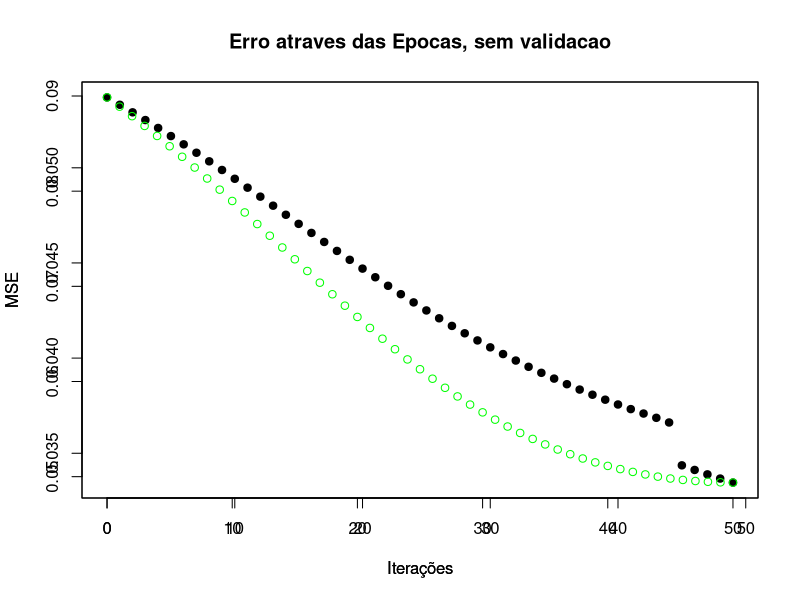

Source code (R):
dados = read.table("data-terr-v.txt",sep=" ",header=TRUE)
dados_validacao = read.table("validacao.txt",sep=" ",header=TRUE)
dados$erro
dados$iteracao
dados_validacao$validacao
dados_validacao$iteracao_validacao
attach(dados)
attach(dados_validacao)
plot(iteracao, erro, main="Erro atraves das Epocas, sem validacao", 
     xlab="Iterações", ylab="MSE", col="black", pch=19)
#lines(iteracao_validacao, validacao, col="green")

par(new=TRUE)
plot(iteracao_validacao, validacao,  xlab="Iterações", ylab="MSE", col="green")

